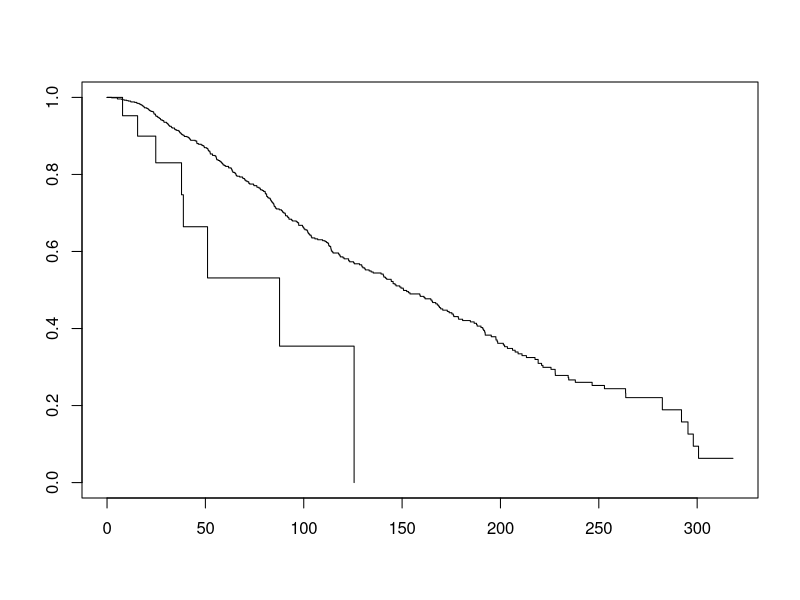
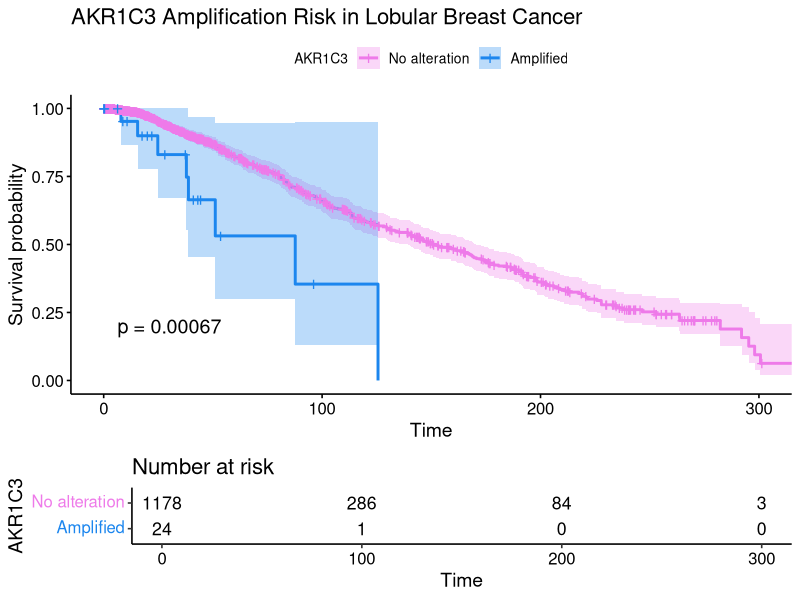

Here is the R script that generated these plots, in order:

#

library("survival")
library("survminer")
library("plyr")
library(forcats)

# pull data from cbioportal
cbio_OS_data <- read.delim(file = "KM_Plot__Overall_Survival_.txt")# 0=living 1=deceased
cbio_AKR1C3amp_data <- read.delim(file = "alterations_across_samples.tsv")
colnames(cbio_OS_data)
colnames(cbio_AKR1C3amp_data)
# merge data by patient ID
merge_AKR1C3_OS <- merge(cbio_OS_data, cbio_AKR1C3amp_data, by = "Patient.ID")
merge_AKR1C3_OS$OS_STATUS <- gsub(":.*","", merge_AKR1C3_OS$OS_STATUS) # remove everything after :
# subset merged data
colnames(merge_AKR1C3_OS)
sub_merge_AKR1C3_OS <-merge_AKR1C3_OS[c(1,3:4,6:8)]
colnames(sub_merge_AKR1C3_OS)

# change sructure
str(sub_merge_AKR1C3_OS)
sub_merge_AKR1C3_OS$OS_STATUS <- as.numeric(as.character(sub_merge_AKR1C3_OS$OS_STATUS))
sub_merge_AKR1C3_OS$AKR1C3 <- as.character(as.factor(sub_merge_AKR1C3_OS$AKR1C3))
str(sub_merge_AKR1C3_OS)
# remove unwanted data
sub_merge_AKR1C3_OS<-sub_merge_AKR1C3_OS[!(sub_merge_AKR1C3_OS$AKR1C3=="not profiled"),] # remove rows with AKR1C3 'not profiled'
sub_merge_AKR1C3_OS<-na.omit(sub_merge_AKR1C3_OS, cols = c("OS_STATUS", "OS_MONTHS"))# remove rows without OS data
sub_merge_AKR1C3_OS$AKR1C3 <- revalue(sub_merge_AKR1C3_OS$AKR1C3, c("C154F"="AMP"))
# change AKR1C3 back to factor; want 2 factors
str(sub_merge_AKR1C3_OS)
sub_merge_AKR1C3_OS$AKR1C3 <- as.factor(as.character(sub_merge_AKR1C3_OS$AKR1C3))
str(sub_merge_AKR1C3_OS)
#flip levels, we want amp as 2 and no alteration as 1 
sub_merge_AKR1C3_OS$AKR1C3 <- fct_rev(sub_merge_AKR1C3_OS$AKR1C3)


# cox model
#hazard ratio - positive value indicated greater risk (opposite of linear model)
aka_cox <- coxph(formula = Surv(OS_MONTHS, OS_STATUS) ~ AKR1C3, data = sub_merge_AKR1C3_OS)
beta_coef_i_want <- coef(summary(aka_cox))[1]
hazard_ratio_i_want <- coef(summary(aka_cox))[2]
p_value_i_want <- coef(summary(aka_cox))[5]
#95% CI 1.58-6.50

## plot 
sfit <- survfit(Surv(OS_MONTHS, OS_STATUS)~AKR1C3, data=sub_merge_AKR1C3_OS)
plot(sfit)
ggsurvplot(sfit, conf.int=TRUE, pval=TRUE, risk.table=TRUE, 
           legend.labs=c("No alteration", "Amplified"), legend.title="AKR1C3",  
           palette=c("orchid2", "dodgerblue2"), 
           title="AKR1C3 Amplification Risk in Lobular Breast Cancer", 
           #risk.table.height=.15, 
           data = sub_merge_AKR1C3_OS)

head(sub_merge_AKR1C3_OS$AKR1C3)
